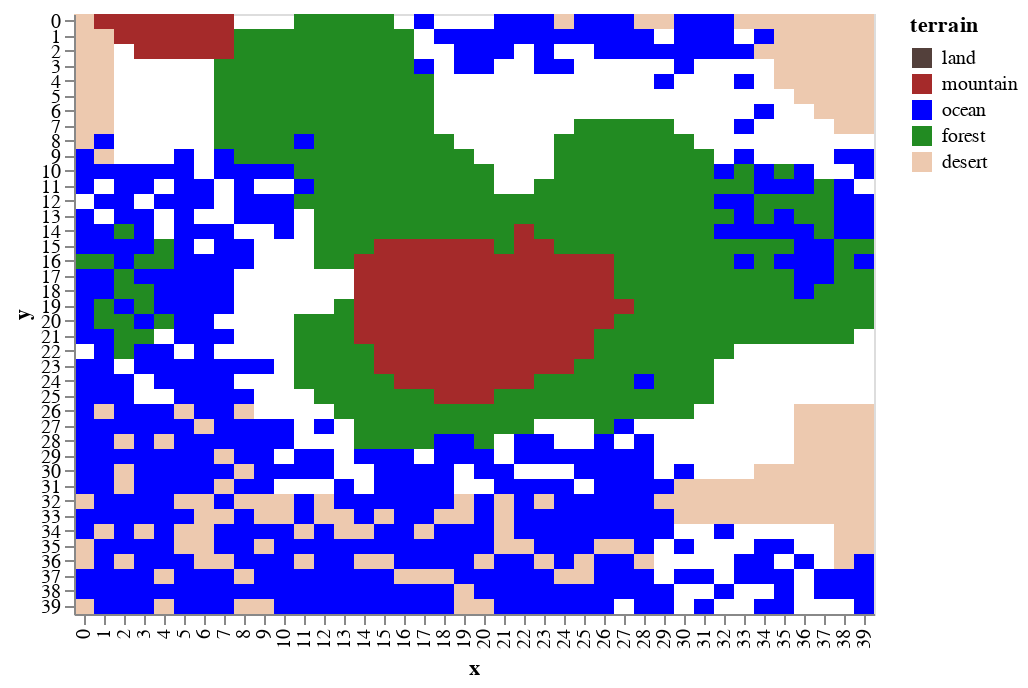

Notebook source saved alongside this figure:
### Markdown cell above
The amount of rainfal in the world determines if the area will become a forest or a desert. This can be set from the `landscape` parameters.

### Code cell
world.df_features['terrain'] = world.df_features.apply(lambda x: w.set_ecology(x,landscape),axis =1 )
draw.drawterrainadvanced(world.df_features)

### Figure 1 — Vega-Lite specification as saved in the notebook (floating-point values rounded to 4 significant figures; data arrays with more than 128 entries replaced by an {"elided": "..."} marker saying what was removed)
{"$schema": "https://vega.github.io/schema/vega-lite/v2.6.0.json", "config": {"view": {"height": 300, "width": 400}}, "data": {"name": "data-cfe63ba208c7c52e054390d08b999eba"}, "datasets": {"data-cfe63ba208c7c52e054390d08b999eba": {"elided": "1600 records"}}, "encoding": {"color": {"field": "terrain", "scale": {"domain": ["land", "mountain", "ocean", "forest", "desert"], "range": ["#53403B", "brown", "blue", "#228b22", "#edc9af"]}, "type": "nominal"}, "x": {"field": "x", "type": "ordinal"}, "y": {"field": "y", "type": "ordinal"}}, "mark": "rect"}
